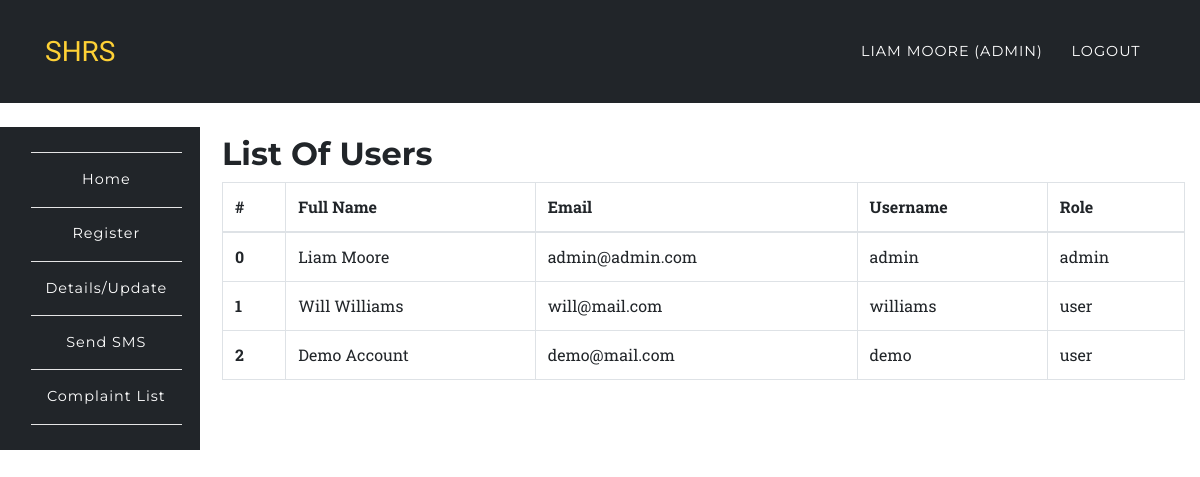
Screenshot of /app/users.php (signed in) with the database file from the repository.
### tables this page shows
CREATE TABLE `users` (
  `id` int(10) UNSIGNED NOT NULL,
  `fullname` varchar(191) NOT NULL,
  `mobile` varchar(191) NOT NULL,
  `username` varchar(191) NOT NULL,
  `email` varchar(191) NOT NULL,
  `password` varchar(191) NOT NULL,
  `created_at` timestamp NULL DEFAULT CURRENT_TIMESTAMP,
  `updated_at` timestamp NULL DEFAULT CURRENT_TIMESTAMP,
  `role` varchar(100) DEFAULT 'user',
  `status` int(1) NOT NULL DEFAULT '1'
);

### app/users.php (the view, shortened to what this page needs)
<?php
	require '../config/config.php';
		try {
			$stmt = $connect->prepare('SELECT * FROM users');
			$stmt->execute();
			$data = $stmt->fetchAll(PDO::FETCH_ASSOC);
		}
		catch(PDOException $e) {
			$errMsg = $e->getMessage();
		}
?>
<?php include '../include/header.php';?>
	<nav class="navbar navbar-expand-lg navbar-dark" style="background-color:#212529;" id="mainNav">
      <div class="container">
        <a class="navbar-brand js-scroll-trigger" href="../index.php">SHRS</a>
        <div class="collapse navbar-collapse" id="navbarResponsive">
          <ul class="navbar-nav text-uppercase ml-auto">
            <li class="nav-item">
              <a class="nav-link" href="login.php"><?php echo $_SESSION['fullname']; ?> <?php if($_SESSION['role'] == 'admin'){ echo "(Admin)"; } ?></a>
            </li>
            <li class="nav-item">
              <a href="../auth/logout.php" class="nav-link">Logout</a>
            </li>
          </ul>
        </div>
      </div>
    </nav>
<?php include '../include/side-nav.php';?>
<section class="wrapper" style="margin-left:16%;margin-top: -11%;">
	<div class="container">
		<div class="row">
			<div class="col-12">
				<h2>List Of Users</h2>
				<div class="table-responsive">
					<table class="table table-bordered">
					  <thead>
					    <tr>
					      <th>#</th>
					      <th>Full Name</th>
					      <th>Email</th>
					      <th>Username</th>
					      <th>Role</th>
					    </tr>
					  </thead>
					  <tbody>
					  	<?php
					  		foreach ($data as $key => $value) {
							   echo '<tr>';
							      echo '<th scope="row">'.$key.'</th>';
							      echo '<td>'.$value['fullname'].'</td>';
							      echo '<td>'.$value['email'].'</td>';
							      echo '<td>'.$value['username'].'</td>';
							      echo '<td>'.$value['role'].'</td>';
							   echo '</tr>';
					  		}
					  	?>
					  </tbody>
					</table>
				</div>
			</div>
		</div>
	</div>
</section>
<?php include '../include/footer.php';?>

### assets/css/rent.css (style rules this page uses)
body { overflow-x: hidden; font-family: "Roboto Slab", "Helvetica Neue", Helvetica, Arial, sans-serif; }
a { color: #ff5722; }
h1, h2, h3, h4, h5, h6 { font-weight: 700; font-family: "Montserrat", "Helvetica Neue", Helvetica, Arial, sans-serif; }
section { padding: 100px 0; }
@media (min-width: 768px) { section { padding: 140px 0; } }
#mainNav { background-color: #212529; }
#mainNav .navbar-brand { color: #fed136; font-family: "Kaushan Script", "Helvetica Neue", Helvetica, Arial, cursive; }
#mainNav .navbar-nav .nav-item .nav-link { font-size: 90%; font-weight: 400; padding: 0.75em 0; letter-spacing: 1px; color: white; font-family: "Montserrat", "Helvetica Neue", Helvetica, Arial, sans-serif; }
@media (min-width: 992px) { #mainNav { padding-top: 25px; padding-bottom: 25px; -webkit-transition: padding-top 0.3s, padding-bottom 0.3s; -moz-transition: padding-top 0.3s, padding-bottom 0.3s; transition: padding-top 0.3s, padding-bottom 0.3s; border: none; background-color: transparent; } }
@media (min-width: 992px) { #mainNav .navbar-brand { font-size: 1.75em; -webkit-transition: all 0.3s; -moz-transition: all 0.3s; transition: all 0.3s; } }
@media (min-width: 992px) { #mainNav .navbar-nav .nav-item .nav-link { padding: 1.1em 1em !important; } }

### assets/css/style.css (style rules this page uses)
.navbar { border-radius: 0px; }
section { padding-left: 15px; }

### rows the page displays
users: key "0", fullname "Liam Moore", email "admin@admin.com", username "admin", role "admin"
users: key "1", fullname "Will Williams", email "will@mail.com", username "williams", role "user"
users: key "2", fullname "Demo Account", email "demo@mail.com", username "demo", role "user"

### other values shown
$_SESSION['fullname'] "LIAM MOORE"
